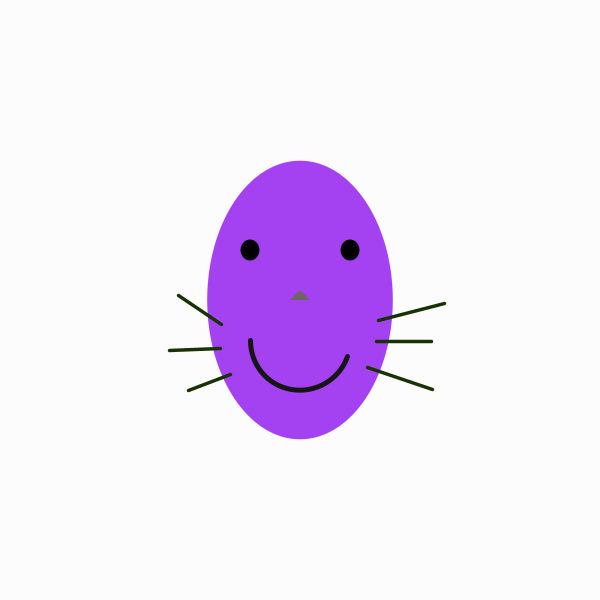
Frame 1 (no input)
Frame 60 (the mouse pressed at the canvas centre just before this capture): identical to frame 1, image omitted
Frame 120 (the mouse held since frame 60 and released just before this capture): identical to frame 1, image omitted

The Processing sketch that drew this single still picture (run headless with seeded random() and noise(); from frame 60 on, the mouse is pressed at the canvas centre):

// Processing sketch: smileyGenerator
// ── smileyGenerator.pde
// This is a smileyGenerator  made for Drawing with Code for The Ellis School 
// by Caroline Record 2015
// Make it your own! Modify it and have fun.
// press "s" to save a picture


void setup() {
  size (600, 600);
  smooth();
  mouseClicked();
}

void draw () {
} 


void mouseClicked() {
  // no outlines around the circles
  noStroke(); 
  background(252);

  // this is the color of the face
  fill(random(0, 255), random(0, 255), random(0, 255)); 
  // draw a face (circle) in the middle of the screen 
  // x position, y position, width, height
  // to learn more about circles check this out : 
  ellipse(300, 300, random(150, 300), random(150, 300));


  // time to draw some eyes!
  // let's choose the eye color.
  fill(0, 0, 1);

  int eyeHeight = int(random(15, 30)); 
  int eyeWidth = int(random(15, 30));
  // left eye
  ellipse(250, 250, eyeHeight, eyeWidth); 
  //right eye
  ellipse(350, 250, eyeHeight, eyeWidth); 

  // little triangle nose
  // https://www.processing.org/reference/triangle_.html
  fill(112, 99, 99);
  triangle(300, 290, 290, 300, 310, 300);


  noFill(); 
  strokeCap(ROUND);
  stroke(22);
  strokeWeight(5); 


  // circle mouth 
  //fill(255,255,255);
  int smileFactorRight = int(random(-30, 60)); 
  int smileFactorLeft = int(random(150, 240)); 
  arc(300, 340, 100, 100, radians(smileFactorRight), radians(smileFactorLeft));

  // I think we need some whiskers! 

  //let's randomly set the color of the whiskers
  stroke(random(0, 255), random(0, 255), random(0, 255));
  //let's randomly set the thickness of the whiskers
  strokeWeight(random(0, 10)); 


  //right whiskers
  line(378, 320, 444, 303);
  line(376, 341, 431, 341);
  line(367, 367, 432, 389); 

  // left whiskers
  line(221, 324, 178, 295);
  line(220, 348, 169, 350);
  line(230, 374, 188, 390);
}

void keyPressed() {
  if (key == 's' ) {
    println ("saving new drawing!");
    save("smiley_" +millis()+ ".jpg");
  }
}
